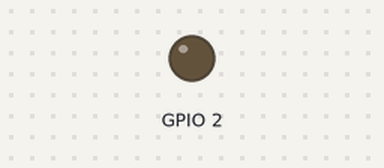
Recording of a sketch running on a simulated ESP8266 (NodeMCU). Parts: output pins drawn as LEDs (lit = HIGH). WiFi joins after 1.5 s; servers stay silent unless stated; what the sketch prints to the serial monitor is not drawn.

Above: at 0.1 s.
At 1.6 s:
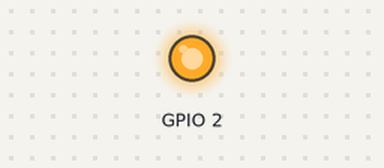
Timing chart, 0 to 3.1 s (numbered marks = the images above):
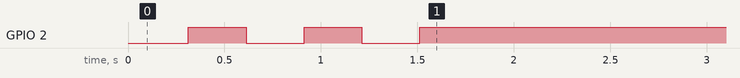

The sketch:

esp8266.ino
```cpp
#include <ESP8266WiFi.h>

const char* ssid     = "Đức Óc Chó";       //tên host wifi muốn truy cập

const char* password = "12345789";            //pass wifi muốn truy cập

WiFiServer server(80);                        //Mặc định port luôn là 80

void setup()

{

  Serial.begin(9600);

  delay(10);

  pinMode(2,OUTPUT);

  Serial.print("Connecting to ");

  Serial.println(ssid);

  WiFi.begin(ssid, password);

  while (WiFi.status() != WL_CONNECTED)

  {

    delay(300);

    Serial.print("*");

    digitalWrite(2,!digitalRead(2));

  }

  Serial.println(" ");

  Serial.println("WiFi connected. IP address: ");

  Serial.println(WiFi.localIP());

  server.begin();

}

void loop()

{

  WiFiClient client = server.available();

  if(!client)

    return;

  while(!client.available())

    delay(1);

  String request = client.readStringUntil('\r');

  Serial.println(request);

  client.flush();

  delay(1);

}
```
